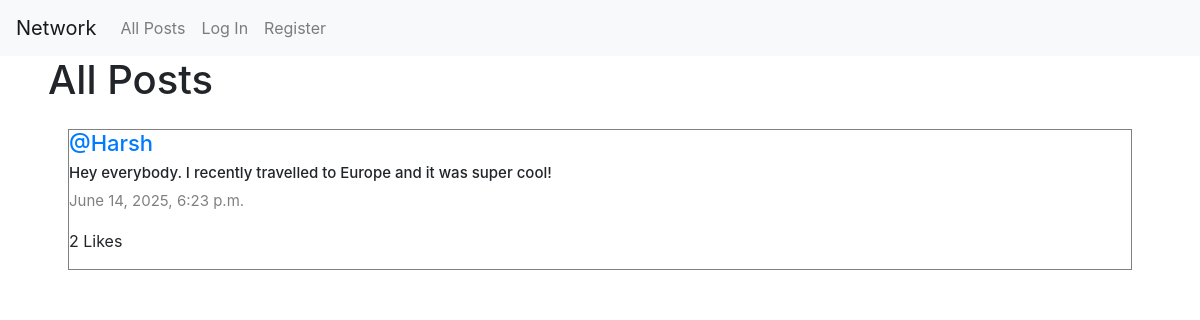
The page / on the database its author committed.
### network/models.py (models this page shows, shortened)
class Post(models.Model):
    content= models.CharField(max_length=140)
    user =models.ForeignKey(User, on_delete=models.CASCADE,related_name="author")
    date=models.DateTimeField(auto_now_add=True)

class User(AbstractUser):
    pass

### network/views.py (the view)
# urls.py: path("", views.index, name="index"),
def index(request):
    allPosts = Post.objects.all().order_by("id").reverse()
    paginator = Paginator(allPosts, 10)
    page_number = request.GET.get('page')
    posts_of_the_page = paginator.get_page(page_number)
    allLikes = Like.objects.all()
    whoYouLiked = []
    try:
        for like in allLikes:
            if like.user.id == request.user.id:
                whoYouLiked.append(like.post.id)
    except:
        whoYouLiked = []
    return render(request, "network/index.html", {
        "allPosts": allPosts,
        "posts_of_the_page": posts_of_the_page,
        "whoYouLiked": whoYouLiked
    })

### network/templates/network/index.html (shortened to what this page needs)
{% extends "network/layout.html" %}
{% block body %}
    <h1 class="mx-5">All Posts</h1>
    <div class="all-posts mx-5">
        {% for post in posts_of_the_page %}
            <div class="row post">
                <h5 class="username"><a href="{% url 'profile' user_id=post.user.id %}">@{{ post.user }}</a></h5>
                <h6 class="content" id="content_{{ post.id }}">{{ post.content }}</h6>
                <p class="date">{{ post.date }}</p>
                <p><span id="like-count-{{ post.id }}">{{ post.post_like.count }}</span> Likes </p>
            </div>
        {% endfor %}
    </div>
{% endblock %}

### network/static/network/styles.css (style rules this page uses)
.all-posts { display: flex; justify-content: flex-start; flex-direction: column; margin: 20px; }
.post { border: 0.1px solid gray; display: flex; justify-content: center; flex-direction: column; box-sizing:border-box; margin: 5px 20px; }
.content { font-size:15px; }
.username { font-size: 22px; }
.date { color:gray; font-size: 15px; }

### rows shown on the page
Post: user "Harsh", content "Hey everybody. I recently travelled to Europe and it was super cool!", date "June 14, 2025, 6:23 p.m.", post_like.count "2"
